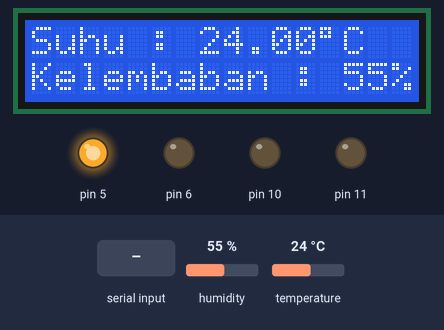
This sketch was run on a simulated Arduino Uno, built with avr-gcc and run on an emulated ATmega328P. Parts: 16×2 character LCD, output pins drawn as LEDs (lit = HIGH). The test bench sets the inputs (shaded band); at power-on: humidity 55 %, temperature 24 °C. The local clock reads 2024-03-15 10:24:30 at power-on unless the sketch sets it; EEPROM starts erased.

Above: at 1.7 s.
1.8 s: "POW" received over the second serial link
At 2.6 s:
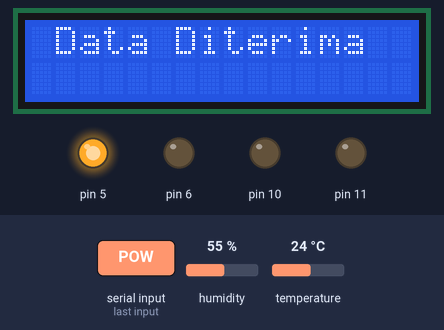
At 5.5 s:
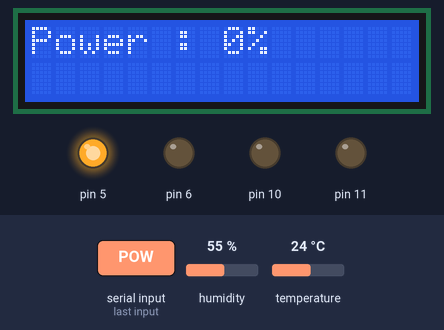
6.5 s: "SAM" received over the second serial link
At 11.3 s:
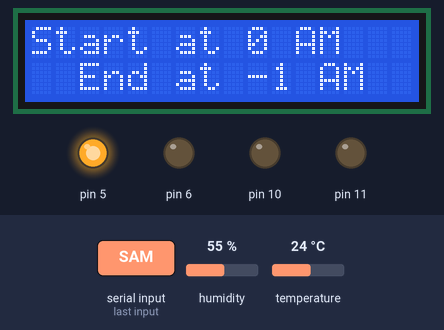
Timing chart, 0 to 12.8 s (numbered marks = the images above; inputs shaded):
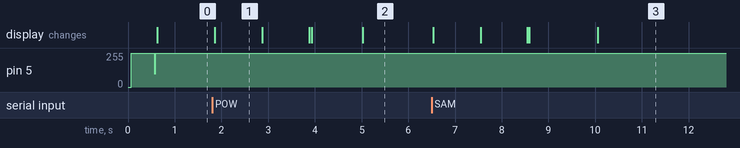

Measured:
- after the input at 1.8 s, the display: changes after 0.06 s (image 1)
- after the input at 6.5 s, the display: first changes at once (image 3 shows a later state)
- what the display in image 1 shows lasts 1.0 s, from 1.9 s to 2.9 s

The sketch:

Kandang_Reptil_Canggih.ino
```cpp
#include "DHT.h"
#include <SoftwareSerial.h>
#include <Wire.h>
#include <LiquidCrystal_I2C.h>
#include <EEPROM.h>
#include <DS3231.h>

#define humon digitalWrite(11, HIGH)
#define humof digitalWrite(11, LOW)
#define heton digitalWrite(6, HIGH)
#define hetof digitalWrite(6, LOW)
#define lamp analogWrite(10, pwm_lampu)
#define fan analogWrite(5, pwm_fan)
#define temp float(dht.readTemperature())
#define humi int(dht.readHumidity())

LiquidCrystal_I2C lcd(0x27, 16, 2);
DHT dht(9, DHT11);
SoftwareSerial bt(2,3);
DS3231  rtc(SDA, SCL);
Time t;

unsigned long milis, milis2, milis3;
int pwm_lampu, pwm_fan, cont;
char x;
String i;
int POW, sam, eam, spm, epm, hpg, hsg, hml, hdf, TPG, TSG, TML, TDF;
float tpg, tsg, tml, tdf;
boolean kon_lampu_pagi, kon_lampu_sore;
boolean kon_heater, kon_humi;

void setup() {
  Serial.begin(9600);
  bt.begin(9600);
  dht.begin();
  rtc.begin();
  lcd.begin();
  lcd.backlight();

  pinMode(5, OUTPUT);
  pinMode(6, OUTPUT);
  pinMode(10, OUTPUT);
  pinMode(11, OUTPUT);

  EEPROM.get(0, POW);
  EEPROM.get(5, sam);
  EEPROM.get(10, eam);
  EEPROM.get(15, spm);
  EEPROM.get(20, epm);
  EEPROM.get(25, TPG);
  EEPROM.get(30, TSG);
  EEPROM.get(35, TML);
  EEPROM.get(40, TDF);
  EEPROM.get(45, hpg);
  EEPROM.get(50, hsg);
  EEPROM.get(55, hml);
  EEPROM.get(60, hdf);

  tpg = TPG/10.00;
  tsg = TSG/10.00;
  tml = TML/10.00;
  tdf = TDF/10.00;

  pwm_fan = 255; fan; delay(500);
  pwm_fan = 100; fan;
}

void loop() {
  t = rtc.getTime();
  int jam = t.hour;

  if(!kon_heater and millis()-milis > 10000){
    kon_heater = true;
    milis = millis();
  }
  if(kon_heater and millis()-milis > 5000){
    kon_heater = false;
    milis = millis();
  }

  if(!kon_humi and millis()-milis2 > 5000){
    kon_humi = true;
    milis2 = millis();
  }
  if(kon_humi and millis()-milis2 > 1000){
    kon_humi = false;
    milis2 = millis();
  }

  if(sam != eam){kon_lampu_pagi = true;}
  else{kon_lampu_pagi = false;}

  if(spm != epm){kon_lampu_sore = true;}
  else{kon_lampu_sore = false;}

  if(kon_lampu_pagi){
    if(jam >= sam and jam < eam){
      pwm_lampu = map(POW, 0, 100, 0, 255);
      lamp;
    }
    else{pwm_lampu = 0; lamp;}
  }
  else if(kon_lampu_sore){
    if(jam >= spm and jam < epm){
      pwm_lampu = map(POW, 0, 100, 0, 255);
      lamp;
    }
    else{pwm_lampu = 0; lamp;}
  }
  else{pwm_lampu = 0; lamp;}

  if(jam >= 7 and jam < 10){atur_suhu(tpg);}
  else if(jam >= 12 and jam < 14){atur_suhu(tsg);}
  else if(jam >= 18 or jam < 6){atur_suhu(tml);}
  else{atur_suhu(tdf);}

  if(jam >= 7 and jam < 10){atur_humi(hpg);}
  else if(jam >= 12 and jam < 14){atur_humi(hsg);}
  else if(jam >= 18 or jam < 6){atur_humi(hml);}
  else{atur_humi(hdf);}

  fan;
  write_lcd();
  if(bt.available()){read_bluetooth();}
}

void atur_suhu(float dat_suhu){
  float t = dht.readTemperature();

  if(t < dat_suhu-2.00){
    pwm_fan = 255;
    if(kon_heater){heton;}
    else{hetof;}
  }
  else if(t < dat_suhu-1.00){
    pwm_fan = 150;
    hetof;
  }
  else{
    pwm_fan = 100;
    hetof;
  }

  if(t > dat_suhu+2.00){
    hetof; pwm_fan = 255;
  }
  else if(t > dat_suhu+1.00){
    hetof; pwm_fan = 180;
  }
}

void atur_humi(int dat_humi){
  float h = dht.readHumidity();

  if(h < dat_humi-2){
    if(kon_humi){humon; pwm_fan = 255;}
    else{humof; pwm_fan = 100;}
  }
  else if(h < dat_humi-1){
    pwm_fan = 150;
    humof;
  }
  else{
    pwm_fan = 100;
    humof;
  }

  if(h > dat_humi+2){
    humof; pwm_fan = 255;
  }
  else if(h > dat_humi+1){
    humof; pwm_fan = 180;
  }
}

void write_lcd(){
  if(millis()-milis3 > 5000){
    cont++;
    lcd.clear();
    if(cont > 8){cont = 0;}
    milis3 = millis();
  }

  if(cont == 0){
    lcd.setCursor(0,0);
    lcd.print("Suhu : ");
    lcd.print(temp);
    lcd.print((char)223);
    lcd.print("C  ");
    lcd.setCursor(0,1);
    lcd.print("Kelembaban : ");
    lcd.print(humi);
    lcd.print("%");
  }
  else if(cont == 1){
    lcd.setCursor(0,0);
    lcd.print("Power : ");
    lcd.print(POW);
    lcd.print("%");
  }
  else if(cont == 2){
    lcd.setCursor(0,0);
    lcd.print("Start at ");
    lcd.print(sam);
    lcd.print(" AM");
    lcd.setCursor(0,1);
    lcd.print("  End at ");
    lcd.print(eam);
    lcd.print(" AM");
  }
  else if(cont == 3){
    lcd.setCursor(0,0);
    lcd.print("Start at ");
    lcd.print(spm);
    lcd.print(" PM");
    lcd.setCursor(0,1);
    lcd.print("  End at ");
    lcd.print(epm);
    lcd.print(" PM");
  }
  else if(cont == 4){
    lcd.setCursor(0,0);
    lcd.print("Suhu Pagi ");
    lcd.print(tpg,1);
    lcd.print((char)223);
    lcd.print("C");
    lcd.setCursor(0,1);
    lcd.print("Suhu Siang ");
    lcd.print(tsg,1);
    lcd.print("C");
  }
  else if(cont == 5){
    lcd.setCursor(0,0);
    lcd.print("Suhu Mlm  ");
    lcd.print(tml,1);
    lcd.print((char)223);
    lcd.print("C");
    lcd.setCursor(0,1);
    lcd.print("Suhu Dflt ");
    lcd.print(tdf,1);
    lcd.print((char)223);
    lcd.print("C");
  }
  else if(cont == 6){
    lcd.setCursor(0,0);
    lcd.print("Hum Pagi  ");
    lcd.print(hpg);
    lcd.print("%");
    lcd.setCursor(0,1);
    lcd.print("Hum Siang ");
    lcd.print(hsg);
    lcd.print("%");
  }
  else if(cont == 7){
    lcd.setCursor(0,0);
    lcd.print("Hum Malam   ");
    lcd.print(hml);
    lcd.print("%");
    lcd.setCursor(0,1);
    lcd.print("Hum Default ");
    lcd.print(hdf);
    lcd.print("%");
  }
  else if(cont == 8){
    String hari = rtc.getDOWStr();
    int i = (16 - hari.length()) / 2;
    lcd.setCursor(i,0);
    lcd.print(hari);
    lcd.setCursor(4,1);
    lcd.print(rtc.getTimeStr());
  }
}

void read_bluetooth(){
  lcd.clear();
  lcd.setCursor(1,0);
  lcd.print("Data Diterima");

  String kon = "";
  String dat = "";
  for(int i = 0; i <3; i++){
    char x = bt.read();
    kon += x;
  }
  while(bt.available()){
    char x = bt.read();
    dat += x;
  }

  if(kon == "POW"){
    EEPROM.put(0, dat.toInt());
    POW = dat.toInt();
  }
  else if(kon == "SAM"){
    EEPROM.put(5, dat.toInt());
    sam = dat.toInt();
  }
  else if(kon == "EAM"){
    EEPROM.put(10, dat.toInt());
    eam = dat.toInt();
  }
  else if(kon == "SPM"){
    EEPROM.put(15, dat.toInt());
    spm = dat.toInt();
  }
  else if(kon == "EPM"){
    EEPROM.put(20, dat.toInt());
    epm = dat.toInt();
  }
  else if(kon == "TPG"){
    EEPROM.put(25, dat.toInt());
    tpg = dat.toInt()/10.00;
  }
  else if(kon == "TSG"){
    EEPROM.put(30, dat.toInt());
    tsg = dat.toInt()/10.00;
  }
  else if(kon == "TML"){
    EEPROM.put(35, dat.toInt());
    tml = dat.toInt()/10.00;
  }
  else if(kon == "TDF"){
    EEPROM.put(40, dat.toInt());
    tdf = dat.toInt()/10.00;
  }
  else if(kon == "HPG"){
    EEPROM.put(45, dat.toInt());
    hpg = dat.toInt();
  }
  else if(kon == "HSG"){
    EEPROM.put(50, dat.toInt());
    hsg = dat.toInt();
  }
  else if(kon == "HML"){
    EEPROM.put(55, dat.toInt());
    hml = dat.toInt();
  }
  else if(kon == "HDF"){
    EEPROM.put(60, dat.toInt());
    hdf = dat.toInt();
  }
  delay(1000);
  lcd.clear();
  lcd.setCursor(1,0);
  lcd.print("Data Disimpan");
  delay(1000);
  lcd.clear();
}
```
